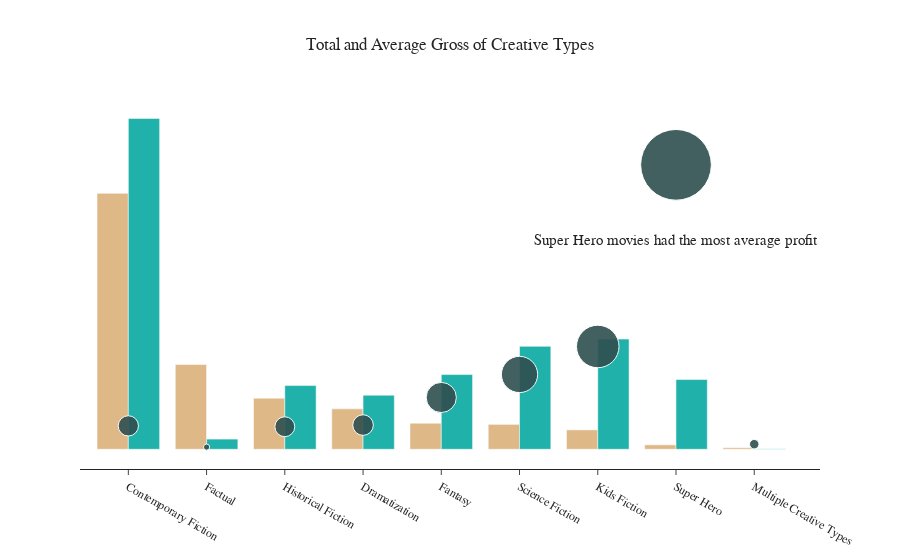

This figure's notebook cell:
### Code cell
fig1 = px.bar(popular_creative_types,
            x="CREATIVE TYPES",
            y="MOVIES",
            # hover_name="M",
            # text="MOVIES",
            custom_data=["M"],
            color_discrete_sequence=["burlywood"])

fig1.update_traces(hovertemplate="<br>".join(["<b>%{customdata[0]}<b>"]))

fig2 = px.bar(popular_creative_types,
            x="CREATIVE TYPES",
            y="total_gross",
            # hover_name="TG2",
            # text="TG",
            custom_data=["TG"],
            color_discrete_sequence=["lightseagreen"])

fig2.update_traces(hovertemplate="<br>".join(["<b>%{customdata[0]}<b>"]))

fig3 = px.scatter(popular_creative_types,
            x="CREATIVE TYPES",
            y="avg_gross",
            # hover_name="AVG",
            custom_data=["AVG"],
            size="AVERAGE GROSS",
            size_max=50,
            opacity=0.9,
            color_discrete_sequence=["DarkSlateGray"])

fig3.update_traces(hovertemplate="<br>".join(["<b>%{customdata[0]}<b>"]))

fig = go.Figure(data=fig1.data + fig2.data + fig3.data)

fig.update_layout(hovermode="x unified", template="simple_white", title="Total and Average Gross of Creative Types")
fig.update_layout(title_x=0.5,
    font_family="Rockwell",
    legend=dict(
        title=None, orientation="h", y=1, yanchor="bottom", x=0.5, xanchor="center"
    )
)

fig.update_yaxes(visible=False, showticklabels=False)

fig.add_annotation(text="Super Hero movies had the most average profit", x="Super Hero", y=popular_creative_types["avg_gross"].iloc[1]+6000,font_size=15, showarrow=False)

fig.show()

### Figure 1 — Plotly figure (JSON) as saved in the notebook; plotly's stock layout.template omitted (floating-point values rounded to 4 significant figures)
{"data": [{"alignmentgroup": "True", "customdata": [["7442 Movies"], ["2467 Movies"], ["1487 Movies"], ["1175 Movies"], ["759 Movies"], ["724 Movies"], ["564 Movies"], ["129 Movies"], ["42 Movies"]], "hovertemplate": "<b>%{customdata[0]}<b>", "legendgroup": "", "marker": {"color": "burlywood", "pattern": {"shape": ""}}, "name": "", "offsetgroup": "", "orientation": "v", "showlegend": false, "textposition": "auto", "type": "bar", "x": ["Contemporary Fiction", "Factual", "Historical Fiction", "Dramatization", "Fantasy", "Science Fiction", "Kids Fiction", "Super Hero", "Multiple Creative Types"], "xaxis": "x", "y": [7442, 2467, 1487, 1175, 759, 724, 564, 129, 42], "yaxis": "y"}, {"alignmentgroup": "True", "customdata": [["$96.2 B Total Gross"], ["$2.9 B Total Gross"], ["$18.5 B Total Gross"], ["$15.7 B Total Gross"], ["$21.7 B Total Gross"], ["$29.9 B Total Gross"], ["$32.0 B Total Gross"], ["$20.2 B Total Gross"], ["$117 M Total Gross"]], "hovertemplate": "<b>%{customdata[0]}<b>", "legendgroup": "", "marker": {"color": "lightseagreen", "pattern": {"shape": ""}}, "name": "", "offsetgroup": "", "orientation": "v", "showlegend": false, "textposition": "auto", "type": "bar", "x": ["Contemporary Fiction", "Factual", "Historical Fiction", "Dramatization", "Fantasy", "Science Fiction", "Kids Fiction", "Super Hero", "Multiple Creative Types"], "xaxis": "x", "y": [9620.0, 296.0, 1852.0, 1572.0, 2172.0, 2992.0, 3204.0, 2027.0, 11.76], "yaxis": "y"}, {"customdata": [["$129 M Average Gross"], ["$119 M Average Gross"], ["$124 M Average Gross"], ["$133 M Average Gross"], ["$286 M Average Gross"], ["$413 M Average Gross"], ["$568 M Average Gross"], ["$157 M Average Gross"], ["$279 M Average Gross"]], "hovertemplate": "<b>%{customdata[0]}<b>", "legendgroup": "", "marker": {"color": "DarkSlateGray", "opacity": 0.9, "size": [12927133, 1199970, 12455454, 13374631, 28621953, 41329642, 56800602, 157156263, 2799393], "sizemode": "area", "sizeref": 62860.0, "symbol": "circle"}, "mode": "markers", "name": "", "orientation": "v", "showlegend": false, "type": "scatter", "x": ["Contemporary Fiction", "Factual", "Historical Fiction", "Dramatization", "Fantasy", "Science Fiction", "Kids Fiction", "Super Hero", "Multiple Creative Types"], "xaxis": "x", "y": [680.4, 63.16, 655.6, 703.9, 1506.0, 2175.0, 2990.0, 8271.0, 147.3], "yaxis": "y"}], "layout": {"annotations": [{"font": {"size": 15}, "showarrow": false, "text": "Super Hero movies had the most average profit", "x": "Super Hero", "y": 6063.0}], "font": {"family": "Rockwell"}, "hovermode": "x unified", "legend": {"orientation": "h", "title": {}, "x": 0.5, "xanchor": "center", "y": 1, "yanchor": "bottom"}, "title": {"text": "Total and Average Gross of Creative Types", "x": 0.5}, "yaxis": {"showticklabels": false, "visible": false}}}
